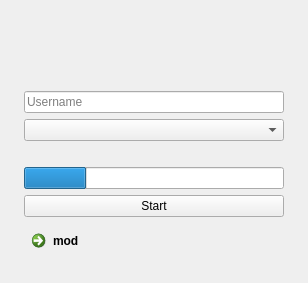
<?xml version="1.0" encoding="UTF-8"?>
<ui version="4.0">
 <class>MainWindow</class>
 <widget class="QMainWindow" name="MainWindow">
  <property name="geometry">
   <rect>
    <x>0</x>
    <y>0</y>
    <width>308</width>
    <height>283</height>
   </rect>
  </property>
  <property name="windowTitle">
   <string>MainWindow</string>
  </property>
  <widget class="QWidget" name="centralwidget">
   <layout class="QHBoxLayout" name="horizontalLayout">
    <item>
     <layout class="QVBoxLayout" name="verticalLayout">
      <property name="leftMargin">
       <number>15</number>
      </property>
      <property name="topMargin">
       <number>15</number>
      </property>
      <property name="rightMargin">
       <number>15</number>
      </property>
      <property name="bottomMargin">
       <number>15</number>
      </property>
      <item>
       <widget class="QLabel" name="LA">
        <property name="maximumSize">
         <size>
          <width>256</width>
          <height>37</height>
         </size>
        </property>
        <property name="text">
         <string/>
        </property>
        <property name="pixmap">
         <pixmap>assets/title.png</pixmap>
        </property>
        <property name="scaledContents">
         <bool>true</bool>
        </property>
       </widget>
      </item>
      <item>
       <spacer name="verticalSpacer">
        <property name="orientation">
         <enum>Qt::Vertical</enum>
        </property>
        <property name="sizeHint" stdset="0">
         <size>
          <width>20</width>
          <height>40</height>
         </size>
        </property>
       </spacer>
      </item>
      <item>
       <widget class="QLineEdit" name="username">
        <property name="placeholderText">
         <string>Username</string>
        </property>
       </widget>
      </item>
      <item>
       <widget class="QComboBox" name="version_select"/>
      </item>
      <item>
       <spacer name="verticalSpacer_2">
        <property name="orientation">
         <enum>Qt::Vertical</enum>
        </property>
        <property name="sizeType">
         <enum>QSizePolicy::Minimum</enum>
        </property>
        <property name="sizeHint" stdset="0">
         <size>
          <width>20</width>
          <height>20</height>
         </size>
        </property>
       </spacer>
      </item>
      <item>
       <widget class="QProgressBar" name="start_progress">
        <property name="value">
         <number>24</number>
        </property>
        <property name="textVisible">
         <bool>false</bool>
        </property>
       </widget>
      </item>
      <item>
       <widget class="QPushButton" name="start_button">
        <property name="text">
         <string>Start</string>
        </property>
       </widget>
      </item>
      <item>
       <widget class="QCommandLinkButton" name="mog">
        <property name="text">
         <string>mod </string>
        </property>
        <property name="description">
         <string comment="https://www.curseforge.com/minecraft" extracomment="https://www.curseforge.com/minecraft"/>
        </property>
       </widget>
      </item>
     </layout>
    </item>
   </layout>
  </widget>
 </widget>
 <resources/>
 <connections/>
</ui>
